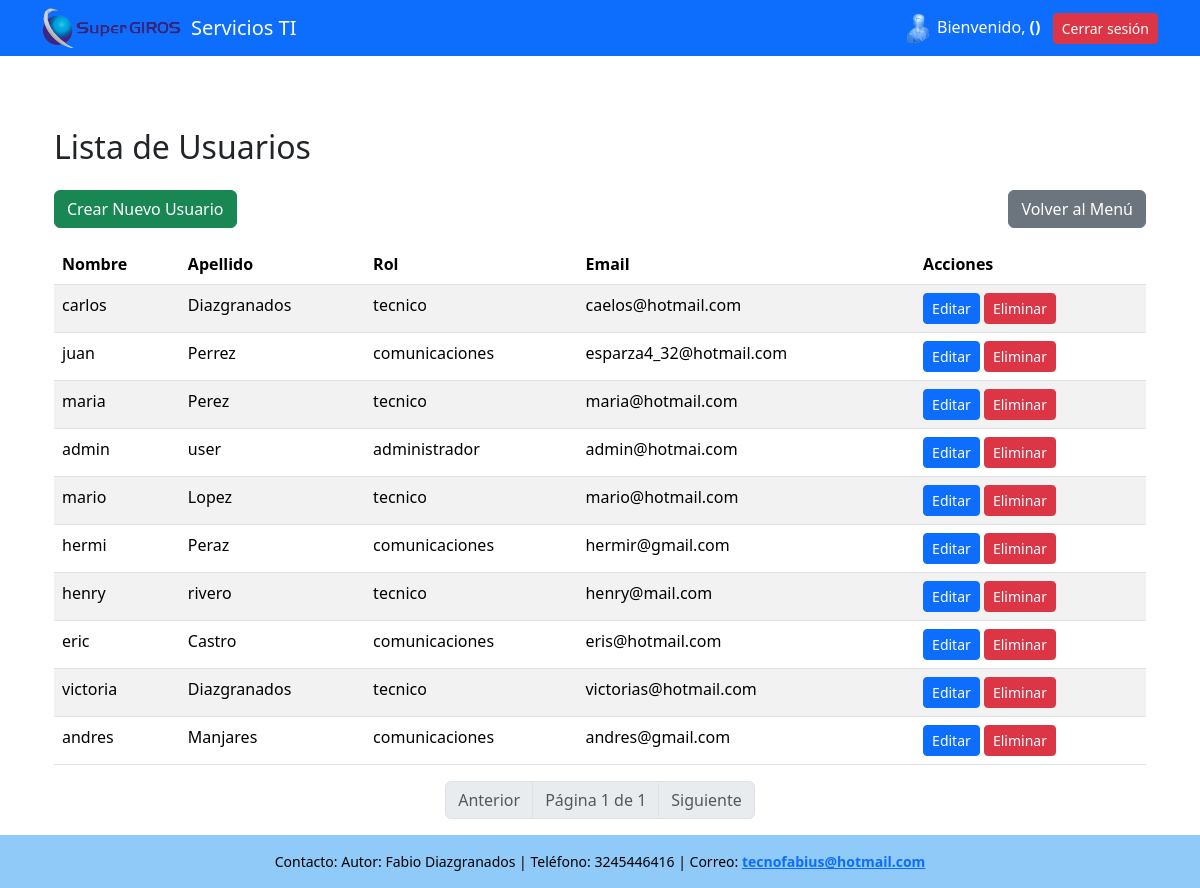
Page /usuarios/ (signed in) on the committed database.
### servicios_ti/models.py (models this page shows, shortened)
class Usuario(models.Model):
    ROLES = [
        ('administrador', 'Administrador'),
        ('tecnico', 'Técnico'),
        ('comunicaciones', 'Comunicaciones')
    ]
    nombre_usuario= models.CharField(max_length=100)
    apellido = models.CharField(max_length=100)
    rol = models.CharField(max_length=50, choices=ROLES)
    password_usuario = models.CharField(max_length=20)
    email = models.EmailField('correo electrónico', unique=True)
    USERNAME_FIELD = 'nombre_usuario'
    REQUIRED_FIELDS = ['username', 'nombre_completo', 'rol']

### servicios_ti/views.py (the view)
# urls.py: path('usuarios/', views.lista_usuarios, name='lista_usuarios'),
def lista_usuarios(request):
    if 'usuario_id' not in request.session:
        return redirect('login')
    usuarios = Usuario.objects.all()
    paginator = Paginator(usuarios, 10)  # 10 por página
    page_number = request.GET.get('page')
    page_obj = paginator.get_page(page_number)
    return render(request, 'lista_usuarios.html', {'page_obj': page_obj})

### servicios_ti/templates/lista_usuarios.html
{% extends "base.html" %}
{% block content %}
<div class="container mt-5">
    <h2 class="mb-4">Lista de Usuarios</h2>
    <div class="d-flex justify-content-between mb-3">
        <a href="{% url 'crear_usuario' %}" class="btn btn-success">Crear Nuevo Usuario</a>
        <a href="{% url 'menu' %}" class="btn btn-secondary">Volver al Menú</a>
    </div>
    <table class="table table-striped">
        <thead>
        <tr>
            <th>Nombre</th>
            <th>Apellido</th>
            <th>Rol</th>
            <th>Email</th>
            <th>Acciones</th>
        </tr>
        </thead>
        <tbody>
        {% for usuario in page_obj %}
        <tr>
            <td>{{ usuario.nombre_usuario }}</td>
            <td>{{ usuario.apellido }}</td>
            <td>{{ usuario.rol }}</td>
            <td>{{ usuario.email }}</td>
            <td>
                <a href="{% url 'editar_usuario' usuario.id %}" class="btn btn-primary btn-sm">Editar</a>
                <a href="{% url 'eliminar_usuario' usuario.id %}" class="btn btn-danger btn-sm">Eliminar</a>
            </td>
        </tr>
        {% empty %}
        <tr><td colspan="5">No hay usuarios registrados.</td></tr>
        {% endfor %}
        </tbody>
    </table>
    <nav>
        <ul class="pagination justify-content-center">
            {% if page_obj.has_previous %}
                <li class="page-item">
                    <a class="page-link" href="?page={{ page_obj.previous_page_number }}">Anterior</a>
                </li>
            {% else %}
                <li class="page-item disabled"><span class="page-link">Anterior</span></li>
            {% endif %}
            <li class="page-item disabled">
                <span class="page-link">Página {{ page_obj.number }} de {{ page_obj.paginator.num_pages }}</span>
            </li>
            {% if page_obj.has_next %}
                <li class="page-item">
                    <a class="page-link" href="?page={{ page_obj.next_page_number }}">Siguiente</a>
                </li>
            {% else %}
                <li class="page-item disabled"><span class="page-link">Siguiente</span></li>
            {% endif %}
        </ul>
    </nav>
</div>
{% endblock %}

### servicios_ti/templates/base.html (shortened to what this page needs)
<!DOCTYPE html>
{% load static %}
<html lang="es">
<head>
    <link rel="stylesheet" href="https://cdn.jsdelivr.net/npm/bootstrap@5.3.2/dist/css/bootstrap.min.css">
</head>
<body>
<div class="wrapper">
    <nav class="navbar navbar-expand-lg navbar-dark bg-primary mb-4">
        <div class="container d-flex justify-content-between align-items-center">
            <div class="d-flex align-items-center">
                <img src="{% static 'img/logot.png' %}" alt="Logo Empresa" style="height: 40px; margin-right: 10px;">
                <a class="navbar-brand" href="#">Servicios TI</a>
            </div>
            <div>
                <img src="{% static 'img/User.png' %}" alt="Usuario" style="height: 30px;">
                <span class="text-white">
                    Bienvenido, <strong>{{ request.session.usuario_nombre }}</strong>
                    <strong>({{ request.session.usuario_rol }})</strong>
                </span>
                <a href="{% url 'logout' %}" class="btn btn-danger btn-sm ms-2">Cerrar sesión</a>
            </div>
        </div>
    </nav>
    <div class="container content">
        {% block content %}
        {% endblock %}
    </div>
    <footer class="footer-custom text-center p-3 mt-auto">
        Contacto: Autor: Fabio Diazgranados | Teléfono: 3245446416 | Correo: <strong><a
            href="mailto:tecnofabius@hotmail.com">tecnofabius@hotmail.com</a></strong>
    </footer>
</div>
</body>
</html>

### servicios_ti/templates/base.html (style rules this page uses)
html, body { height: 100%; margin: 0; }
.wrapper { min-height: 100%; display: flex; flex-direction: column; }
.content { flex: 1; }
footer { font-size: 14px; }
.footer-custom { background-color: rgb(144, 202, 249); color: #000; }

### rows in the picture
Usuario: nombre_usuario "carlos", apellido "Diazgranados", rol "tecnico", email "caelos@hotmail.com"
Usuario: nombre_usuario "juan", apellido "Perrez", rol "comunicaciones", email "esparza4_32@hotmail.com"
Usuario: nombre_usuario "maria", apellido "Perez", rol "tecnico", email "maria@hotmail.com"
Usuario: nombre_usuario "admin", apellido "user", rol "administrador", email "admin@hotmai.com"
Usuario: nombre_usuario "mario", apellido "Lopez", rol "tecnico", email "mario@hotmail.com"
Usuario: nombre_usuario "hermi", apellido "Peraz", rol "comunicaciones", email "hermir@gmail.com"
Usuario: nombre_usuario "henry", apellido "rivero", rol "tecnico", email "henry@mail.com"
Usuario: nombre_usuario "eric", apellido "Castro", rol "comunicaciones", email "eris@hotmail.com"
Usuario: nombre_usuario "victoria", apellido "Diazgranados", rol "tecnico", email "victorias@hotmail.com"
Usuario: nombre_usuario "andres", apellido "Manjares", rol "comunicaciones", email "andres@gmail.com"

### other values in the picture
{{ page_obj.number }} "1"
{{ page_obj.paginator.num_pages }} "1"
